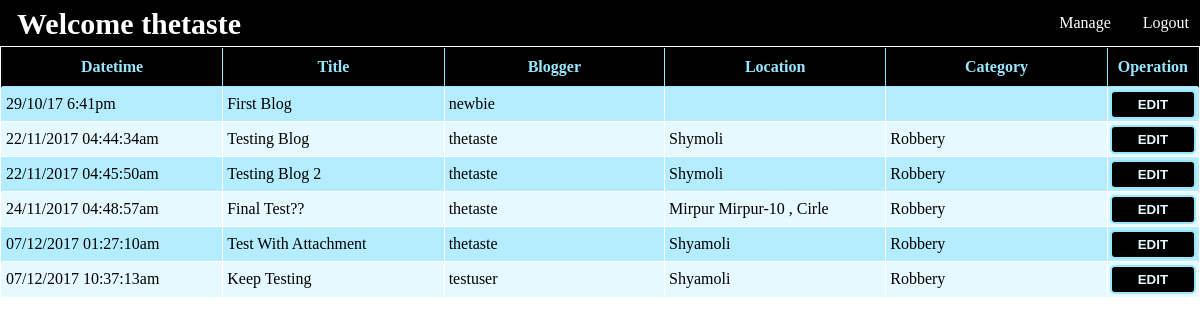
Page /admin/blog.php (signed in) on the committed database.
### tables this page shows
CREATE TABLE `blogs` (
  `blog_id` int(11) NOT NULL,
  `title` varchar(100) DEFAULT NULL,
  `body` text,
  `datetime` varchar(70) DEFAULT NULL,
  `attachment` varchar(200) DEFAULT NULL,
  `blogger_id` int(11) DEFAULT NULL,
  `name_hidden` tinyint(1) DEFAULT NULL,
  `location` text,
  `category` varchar(50) DEFAULT NULL,
  `del` tinyint(1) DEFAULT '0'
);

CREATE TABLE `users` (
  `user_id` int(11) NOT NULL,
  `fname` varchar(80) DEFAULT NULL,
  `lname` varchar(80) DEFAULT NULL,
  `age` int(11) DEFAULT NULL,
  `bdate` varchar(11) DEFAULT NULL,
  `username` varchar(120) DEFAULT NULL,
  `email` varchar(50) DEFAULT NULL,
  `password` varchar(100) DEFAULT NULL,
  `pro_pic` varchar(180) DEFAULT NULL,
  `gender` varchar(20) DEFAULT NULL,
  `role` int(11) DEFAULT NULL,
  `del` tinyint(1) DEFAULT '0'
);

### Controllers/login_controller.php (called while the page is built, shortened)
<?php
require_once(get_include_path()."\Projects\aiub project\Models\UserModel.php");
class Login{
    protected $user = NULL;
    function Login()
    {
        $this->user = new UserModel();
        if(isset($_SESSION['logged_in']))
        {
        	$this->logged = $_SESSION["logged_in"];
            $this->role = $_SESSION["role"];
            $this->user->setUsername($_SESSION["username"]);
            $this->user->setUserId($_SESSION["user_id"]);
        }
    }
    function getUsername()
    {
        return $this->user->getUsername();
    }
}
 ?>

### Controllers/AdminController.php (called while the page is built, shortened)
<?php
require_once(get_include_path()."\Projects\aiub project\Models\UserModel.php");
require_once(get_include_path()."\Projects\aiub project\Controllers\login_controller.php");
class AdminController extends Login{
	function isLogged()
	{
		if($this->role == 1 && $this->logged)
			return true;
		else
			return false;
	}
}
?>

### Models/UserModel.php (called while the page is built, shortened)
<?php
require_once('Models.php');
class UserModel extends Models{
    private $username = "";
    function UserModel( $username = "" ,  $userid = 0, $fname = "", $lname = "", $age = 0, $bdate = "", $email = "", $password = "", $pro_pic = NULL, $gender = "")
    {
        $this->username = $username;
    }
    function setUsername($username)
    {
        $this->username = $username;
    }
    function getUsername()
    {
        return $this->username;
    }
}
 ?>

### Controllers/BlogController.php (called while the page is built, shortened)
<?php
require(get_include_path()."\Projects\aiub project\Models\BlogModel.php");
class BlogController{
    private $blog;
    function BlogController()
    {
        $this->blog = new BlogModel();
    }
    function getAllBlogs()
    {
        return $this->blog->allBlogs();
    }
    function bloggerName($id)
    {
        return $this->blog->getBloggerName($id);
    }
}
 ?>

### Models/Models.php (called while the page is built, shortened)
<?php
class Models{
    public $server;
    public $user;
    public $pass;
    public $db;
    protected $conn;
    function Models($server = "localhost:3306" , $user = "root" , $pass ="" , $db = "is_that_crime")
    {
        $this->server = $server;
        $this->user = $user;
        $this->pass = $pass;
        $this->db = $db;
    }
    private function openConnection()
    {
        $this->conn = new mysqli($this->server , $this->user , $this->pass , $this->db);
        if($this->conn->connect_error)
        {
            $this->errorMessage($this->conn->connect_error);
            return false;
        }
        else
            return true;
    }
    function executeQuery($query)
    {
        if($this->openConnection())
        {
            if($this->result = $this->conn->query($query))
            {
                if($this->result->num_rows > 0)
                {
                    return $this->result;
                }
                else
                {
                    $this->closeConnection();
                    return false;
                }
            }
            else
            {
                $this->errorMessage($this->conn->error);
                return false;
            }
        }
        else
        {
            $this->errorMessage($this->conn->error);
            return false;
        }
    }
}
?>

### Models/BlogModel.php (called while the page is built, shortened)
<?php
require_once("Models.php");
class BlogModel extends Models{
    function allBlogs()
    {
        $result = $this->executeQuery("select * from blogs where del = false;");
        if($result->num_rows > 0)
            return $result;
        else
            return false;
    }
    function getBloggerName($id)
    {
        $name = $this->executeQuery("select username from users where user_id in (select blogger_id from blogs where blogger_id = $id);");
        if($name->num_rows > 0)
        {
            $name = $name->fetch_assoc();
            $name = $name["username"];
            return $name;
        }
        else
            return false;
    }
}
 ?>

### admin/blog.php (the view, shortened to what this page needs)
<html>
<head>
    <link rel="stylesheet" type="text/css" href="http://localhost:<?php echo  $_SERVER["SERVER_PORT"];?>/Projects/aiub%20project/css/admin_blog_style.css">
    <link rel="stylesheet" type="text/css" href="http://localhost:<?php echo  $_SERVER["SERVER_PORT"];?>/Projects/aiub%20project/css/admin_navigation.css">
    <?php
    require_once(get_include_path()."\Projects\aiub project\Controllers\AdminController.php");
    require_once(get_include_path()."\Projects\aiub project\Controllers\BlogController.php");
    $admincontrol = new AdminController();
    $blogcontrol = new BlogController();
    ?>
</head>
<body>
<div>
    <navigation>
        <ul>
            <?php
                if($admincontrol->isLogged())
                {
                    echo "<li><b class = \"navigationb\">Welcome ". $admincontrol->getUsername(). "</b></li>";
                    echo "<li class=\"right-li\"><a href = 'http://localhost:{$_SERVER["SERVER_PORT"]}/Projects/aiub project/Views/action/logout.php'>Logout</a></li>";
                }
                else
                {
                    echo "<li><b class = \"navigationb\">Hello World</b></li>";
                    echo "<li class=\"right-li\"><a href = 'login.php'>Login</a></li>";
                }
            ?>
            <li class="dropdown right-li">
                <a href="#" class="dropbtn">Manage</a>
            </li>
        </ul>
    </navigation>
     <article>
         <div>
   <?php
    $blogs = $blogcontrol->getAllBlogs();
    echo "<table border = '2'>";
    echo "<tr>
            <th>Datetime</th>
            <th>Title</th>
            <th>Blogger</th>
            <th>Location</th>
            <th>Category</th>
            <th>Operation</th>
         </tr>";
    while($blog = $blogs->fetch_assoc())
    {
        $blogger = $blogcontrol->bloggerName($blog['blogger_id']);
        echo "<tr id='{$blog['blog_id']}'>
                <td>{$blog['datetime']}</td>
                <td>{$blog['title']}</td>
                <td id='td-blogger'>$blogger</td>
                <td>{$blog['location']}</td>
                <td>{$blog['category']}</td>
                <td id='operation'><a href = 'blog_edit.php?blog_id={$blog['blog_id']}'><button id='edit-button'>EDIT</button></a></td>
             </tr>";
    }
    echo "</table>";
   ?>
   </div>
</article>
</div>
</body>
</html>

### css/admin_blog_style.css (style rules this page uses)
table { width: 100%; border-collapse: collapse; border-color: transparent; }
tr:nth-child(even) { background-color: #b3edff; }
tr:nth-child(odd) { background-color:#e6f9ff ; }
body { margin:0px; padding: 0px; }
th { width:20%; border:2px 1px 0px 1px; border-color:#99e6ff; border-style:solid; background-color: black; padding:10px; color:#99e6ff; text-align: center; }
td { width:20%; border:1px solid white; padding:8px 4px 8px 4px; text-align: left; text-transform: capitalize; }
#td-blogger { text-transform: none; }
#operation { text-align: center; padding:2px; }
#edit-button { width:100%; height:100%; padding:5px; background-color: black; border:2px solid #99e6ff; border-radius: 5px; color:#e6f9ff; font-weight: bold; }

### css/admin_navigation.css (style rules this page uses)
body { margin:0; padding:0; }
ul { list-style-type: none; margin: 0; padding:0px 0px 0px 5px; overflow: hidden; background-color:black; opacity:; top: 0px; width: 100%; }
.navigationb { color: white; font-size:30px; border:2px solid transparent; padding:5px 0px 0px 10px; float:left; }
li { float: left; }
.right-li { float:right; display: inline-block; }
li a, .dropbtn { display: inline-block; color: white; text-align: center; padding: 14px 16px; text-decoration: none; }
li.dropdown { display: inline-block; }

### rows in the picture
blogs: datetime "29/10/17 6:41pm", title "First Blog", blogger.username "newbie"
blogs: datetime "22/11/2017 04:44:34am", title "Testing Blog", blogger.username "thetaste", location "Shymoli", category "Robbery"
blogs: datetime "22/11/2017 04:45:50am", title "Testing Blog 2", blogger.username "thetaste", location "Shymoli", category "Robbery"
blogs: datetime "24/11/2017 04:48:57am", title "Final Test??", blogger.username "thetaste", location "Mirpur Mirpur-10 , Cirle", category "Robbery"
blogs: datetime "07/12/2017 01:27:10am", title "Test With Attachment", blogger.username "thetaste", location "Shyamoli", category "Robbery"
blogs: datetime "07/12/2017 10:37:13am", title "Keep Testing", blogger.username "testuser", location "Shyamoli", category "Robbery"

### other values in the picture
$admincontrol->getUsername() "thetaste"
